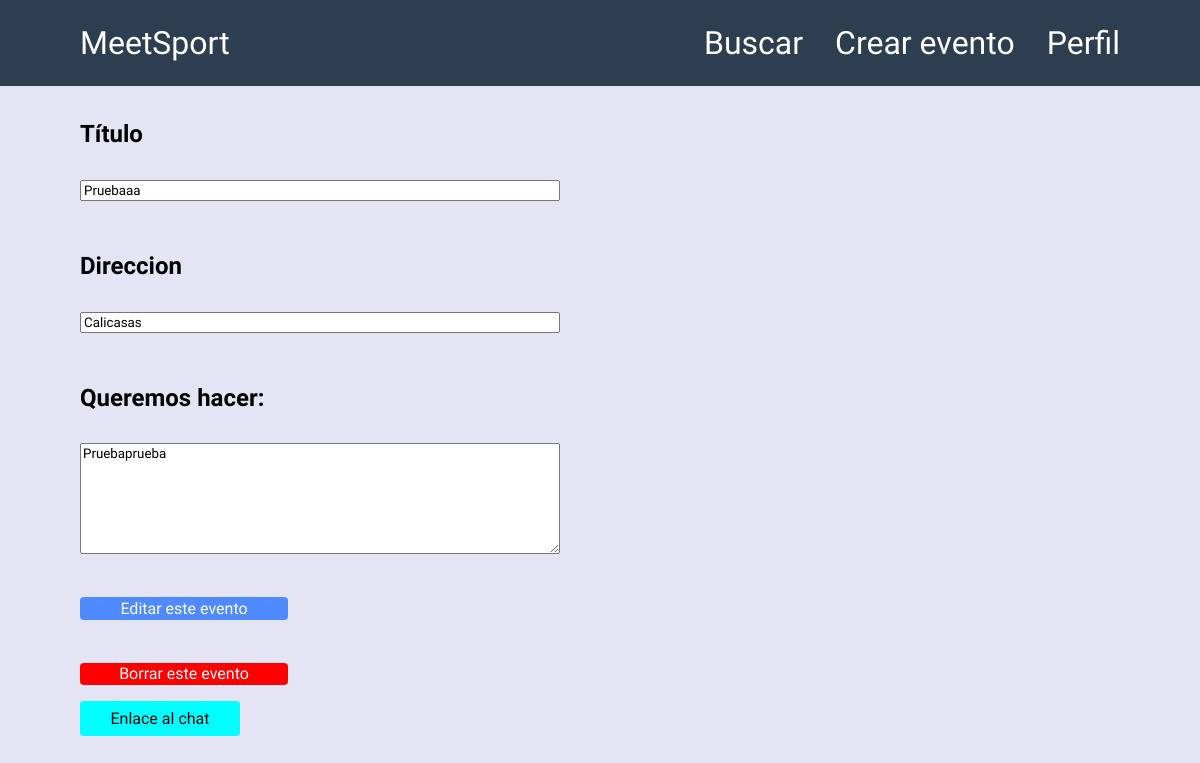
Screenshot of /assets/views/mostrar-evento.php?id=3 (signed in) with the database file from the repository.
### tables this page shows
CREATE TABLE `evento` (
  `id` int(5) NOT NULL,
  `deporte` int(3) NOT NULL,
  `n_personas` int(2) NOT NULL,
  `fecha` varchar(30) NOT NULL,
  `titulo` varchar(40) NOT NULL,
  `id_usuario` int(11) NOT NULL,
  `direccion` varchar(50) NOT NULL,
  `descripcion` varchar(300) NOT NULL
);

### assets/views/mostrar-evento.php (the view, shortened to what this page needs)
<?php
    include_once "../conexion/conexion.php";
    if(isset($_GET['id'])){
        $id = $_GET['id'];
    }else{
        header('Location:../../index.php');
    }
?>
<!DOCTYPE html>
<html lang="en">
<head>
    <link rel="stylesheet" href="../styles/index.css" type="text/css">
    <link rel="stylesheet" href="../styles/cabecera.css" type="text/css">
    <link rel="stylesheet" href="../styles/mostrar-evento.css" type="text/css">
</head>
<?php
    include_once './cabecera.php';
    $sql = "SELECT * FROM evento WHERE id=$id";
    $res = $conn->query($sql);
    $evento = mysqli_fetch_assoc($res);
    $sql2 = "SELECT * FROM usuario_apuntado WHERE id_usuario=".$_SESSION['id'];
    $res2 = $conn->query($sql2);
    $total = mysqli_num_rows($res2);
    $apuntado = false;
?>
<body>
    <?php
    $titulo = $evento['titulo'];
    $direccion = $evento['direccion'];
    $descripcion = $evento['descripcion'];
    if($_SESSION['id'] != $evento['id_usuario']){
    ?>
        <div class='info-evento'>
            <h4>Título</h4>
            <?=$titulo?>
            <h4>Direccion</h4>
            <?=$direccion?>
            <h4>Queremos hacer: </h4>
            <?=$descripcion?>
            <br>
    <?php
        if($total < 3 && $apuntado == false){
    ?>
    <button id="apuntar">¡Apuntate a este evento!</button><br>  <br>
    <?php
        }else if($apuntado == true){
    ?>
    <button id="borrarUs" class="borrar">Borrarse de este evento</button><br><br>
    <a id='enlace-chat' href='./chat.php?id=<?=$id?>'>Enlace al chat</a>
    <?php
        }
    }else{
    ?>
            <div class='info-evento'>
                <h4>Título</h4>
                <input type='text' name='titulo' id='titulo' placeholder='cambia el título' value='<?=$titulo?>'>
                <br>
                <h4>Direccion</h4>
                <input type='text' name='direccion' id='direccion' placeholder='cambia la direccion' value='<?=$direccion?>'>
                <br>
                <h4>Queremos hacer: </h4>
                <textarea name='descripcion' id='descripcion' cols='30' rows='7' maxlength='300' placeholder='Máximo 300 caracteres'><?=$descripcion?></textarea><br>
                <button id="editar">Editar este evento</button><br>
                <button id="borrar" class="borrar">Borrar este evento</button>
                <a id='enlace-chat' href='./chat.php?id=<?=$id?>'>Enlace al chat</a>
    <?php
        }
    ?>
    </div>
</body>
</html>

### assets/styles/index.css (style rules this page uses)
* { box-sizing: border-box; font-family: 'Lato', sans-serif; font-family: 'Tajawal', sans-serif; box-shadow: none; }
a { color: black; text-decoration:none; }
body { padding-top:5rem; background-color:rgb(228, 228, 245); }
.cerrarSesion,.borrarCuenta,#editarDes,#editar,.borrar,#apuntar { background-color: #ffcc00; border: none; color: white; padding: 1vh 1.5vw; text-align: center; text-decoration: none; display: inline-block; font-size: 16px; cursor:pointer; margin-left: 0; }
#editar { background-color:rgb(79,138,255); padding: 0.1rem 0.5rem; width:13rem; }
.borrar { background-color:red; padding: 0.1rem 0.5rem; width:13rem; }
.info-evento { display:flex; flex-direction:column; justify-content:space-between; }
.info-evento a { margin-top: 1rem; }
button { border-radius:4px; }

### assets/styles/mostrar-evento.css (style rules this page uses)
.info-evento { margin-left: 4.5rem; }
.info-evento h4 { font-size: 1.5rem; }
button { margin-top:1.5rem; }
#enlace-chat { padding: 0.5rem; background-color:aqua; width:10rem; text-align:center; border-radius:4px; }
#titulo,#descripcion,#direccion { width:40vw; }

### rows the page displays
evento: titulo "Pruebaaa", direccion "Calicasas", descripcion "Pruebaprueba"
